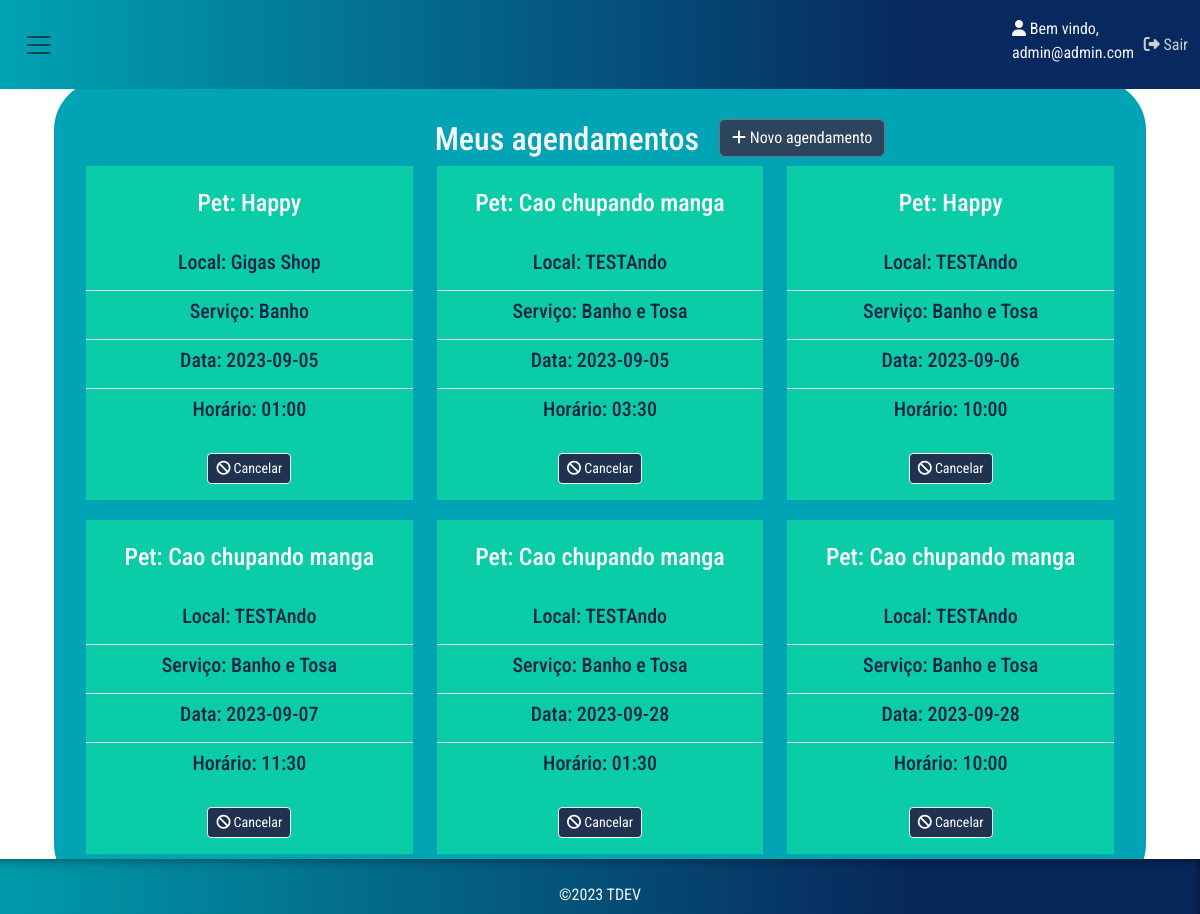
The app's page /agendamento/index.php (signed in) with its own data.
### tables this page shows
CREATE TABLE `agendamentos` (
  `id` int(11) NOT NULL,
  `id_tutor` int(11) NOT NULL,
  `id_pet` int(11) NOT NULL,
  `id_empresa` int(20) NOT NULL,
  `servico` varchar(50) NOT NULL,
  `data` date NOT NULL,
  `horario` time NOT NULL CHECK (`horario` in ('09:00','09:30','10:00','10:30','11:00','11:30','12:00','12:30','13:00','13:30','14:00','14:30','15:00','15:30','16:00','16:30','17:00','17:30','18:00')),
  `status` varchar(12) DEFAULT 'Inconcluido',
  `eventColor` varchar(7) DEFAULT '#ff0000'
);

CREATE TABLE `pets` (
  `id` int(11) NOT NULL,
  `id_tutor` int(11) NOT NULL,
  `nome` varchar(50) NOT NULL,
  `tipo` varchar(20) NOT NULL,
  `sexo` varchar(10) NOT NULL,
  `raca` varchar(50) NOT NULL,
  `datanasc` varchar(11) NOT NULL,
  `foto` varchar(30) DEFAULT NULL
);

CREATE TABLE `empresas` (
  `cnpj` int(20) NOT NULL,
  `nome` varchar(50) DEFAULT NULL,
  `endereço` varchar(50) DEFAULT NULL,
  `telefone` varchar(50) DEFAULT NULL,
  `precoBanho` int(4) DEFAULT NULL,
  `precoTosa` int(4) DEFAULT NULL,
  `foto` varchar(30) DEFAULT NULL,
  `sobre` varchar(500) DEFAULT NULL
);

### inc/database.php (called while the page is built, shortened)
<?php
	 function open_database() {
		try {
			$conn = new mysqli(DB_HOST, DB_USER, DB_PASSWORD, DB_NAME);
			$conn -> set_charset ("utf8");
			return $conn;
		} catch (Exception $e) {
			echo "<h3>Ocorreu um erro:\n<br>".$e->getMessage(). "</h3>";
			return null;
		}
	}
	function get_pet_info($pet_id) {
		$database = open_database();
		$found = null;
		$sql = "SELECT nome, foto FROM pets WHERE id = $pet_id";
		$result = $database->query($sql);
		if ($result->num_rows > 0) {
			$row = $result->fetch_assoc();
			$pet_info = [
				'nome' => $row["nome"],
				'foto' => $row["foto"]
			];
			return $pet_info;
		} else {
			return ["nome" => "Pet não encontrado", "foto" => "caminho/para/foto/default.jpg"];
		}
		return $found;
	}
	function get_empresa_name($cnpj) {
		$database = open_database();
		$found = null;
		$sql = "SELECT nome FROM empresas WHERE cnpj = $cnpj";
		$result = $database->query($sql);
		if ($result->num_rows > 0) {
			$row = $result->fetch_assoc();
			return $row["nome"];
		} else {
			return "Empresa não encontrado";
		}
		return $found;
	}
function filter( $table = null, $p = null ) {
	$database = open_database();
	$found = null;
	try {
	  if ($p) {
		$sql = "SELECT * FROM " . $table . " WHERE " . $p;
		$result = $database->query($sql);
		if ($result->num_rows> 0) {
		  $found = array();
		  while ($row = $result->fetch_assoc()) {
			array_push($found, $row);
		  }
		} else {
			throw new Exception ("Não foram encontrados registros de dados!");
		}
	  }
	} catch (Exception $e) {
	  $_SESSION['message'] = "Ocorreu um erro: " . $e->GetMessage();
	  $_SESSION['type'] = 'danger';
	}
	return $found;
  }

### agendamento/functions.php (called while the page is built, shortened)
<?php
require_once('../inc/header.php');
function index($id = null) {
  $id = $_SESSION['id'];
  $agendamentos = filter('agendamentos', "id_tutor =  $id");
}
?>

### agendamento/index.php (the view, shortened to what this page needs)
<?php
    require_once('functions.php');
    index();
	function FormataData($data){
      $da = new DateTime ($data);
      return $da->format ("h:i");
	}
?>
<div style="background-color: #00a4b4; border-radius: 50px; margin-top:30px">
	<div style="padding: 20px">
		<header style="margin-top:10px;">
			<div style="display: flex;flex-direction: row;justify-content: center; align-items: center;margin-left: 120px">
				<h2>Meus agendamentos</h2>
				<?php if(isset($_SESSION['id'])):?>
					<a class="btn btn-secondary" href="add.php" style="margin-left:20px"><i class="fa fa-plus"></i> Novo agendamento</a>
				<?php endif; ?>
			</div>
		</header>
		<div class="container text-center">
  			<div class="row">
				<?php
					if ($agendamentos) :
						foreach ($agendamentos as $agendamento) :
							$pet_id = $agendamento['id_pet'];
							$pet_info = get_pet_info($pet_id);
							$pet_name = $pet_info['nome'];
							$cnpj= $agendamento['id_empresa'];
							$empresa_name = get_empresa_name($cnpj);
				?>
							<div class="col-lg-4"style="margin-bottom: 20px">
								<div class="card">
									<div class="card-body" style="background-color: #0ACCA7;">
										<h4 class="card-title"style="color:#FFF; display: flex;flex-direction: row;justify-content: center; align-items: center;">
										Pet: <?php echo $pet_name; ?></h4>
									</div>
									<ul class="list-group list-group-flush" style: >
											<li class="list-group-item"style=" background-color: #0ACCA7"><H5>Local: <?php echo $empresa_name; ?></H5></li>
											<li class="list-group-item"style=" background-color: #0ACCA7"><H5>Serviço: <?php echo $agendamento['servico']; ?></H5></li>
											<li class="list-group-item"style=" background-color: #0ACCA7"><H5>Data: <?php echo $agendamento['data']; ?></H5></li>
											<li class="list-group-item"style="background-color: #0ACCA7"><H5>Horário: <?php echo FormataData($agendamento['horario']); ?></H5></li>
									</ul>
									<div class="card-body"style="display: flex;flex-direction: row;justify-content: center; align-items: center;background-color: #0ACCA7;" >
											<?php if(isset($_SESSION['id'])):?>
												<a href="#" class="btn btn-sm btn-light" data-bs-toggle="modal" data-bs-target="#delete-agendamento-modal" data-agendamento="<?php echo $agendamento['id']; ?>"><i class="fa-solid fa-ban"></i> Cancelar</a>
											<?php endif; ?>
									</div>
								</div>
							</div>
					<?php endforeach; ?>
				<?php else : ?>
					<p>TEM nada KKKKKKKKKKKKKK</p>
				<?php endif; ?>
			</div>
		</div>
	</div>
</div>

### css/style.css (style rules this page uses)
body { padding-top: 50px; padding-bottom: 20px; }
.btn-light, .btn-default, input, select { font-family: 'Roboto Condensed', sans-serif; color: #FFF; background-color:#20324F; }
.btn-secondary { font-family: 'Roboto Condensed', sans-serif; color: #FFF; background-color: #2C445C; }
header, #actions, h2 { font-family: 'Roboto Condensed', sans-serif; margin-top: 10px; }
h5,h2, H4, label { font-family: 'Roboto Condensed', sans-serif; color: whitesmoke; }
h4 { font-family: 'Roboto Condensed', sans-serif; padding-top: 7px; }
.card { background-color: #0ACCA7; border: none; }
body { font-family: 'Roboto Condensed', sans-serif; overflow-x: hidden; }
a { text-decoration: none; color: currentColor; }

### petshops/custom.css (style rules this page uses)
:root { --amarelo: #ffcc00; --cinza: #cccccc; }

### agendamento/index.php (style rules this page uses)
h5 { color: #102447; }

### records on screen
agendamentos: id_pet.nome "Happy", id_empresa.nome "Gigas Shop", servico "Banho", data "2023-09-05", horario "01:00"
agendamentos: id_pet.nome "Cao chupando manga", id_empresa.nome "TESTAndo", servico "Banho e Tosa", data "2023-09-05", horario "03:30"
agendamentos: id_pet.nome "Happy", id_empresa.nome "TESTAndo", servico "Banho e Tosa", data "2023-09-06", horario "10:00"
agendamentos: id_pet.nome "Cao chupando manga", id_empresa.nome "TESTAndo", servico "Banho e Tosa", data "2023-09-07", horario "11:30"
agendamentos: id_pet.nome "Cao chupando manga", id_empresa.nome "TESTAndo", servico "Banho e Tosa", data "2023-09-28", horario "01:30"
agendamentos: id_pet.nome "Cao chupando manga", id_empresa.nome "TESTAndo", servico "Banho e Tosa", data "2023-09-28", horario "10:00"

### other values on screen
$_SESSION['email'] "admin@admin.com"
$d->format('Y') "2023"
